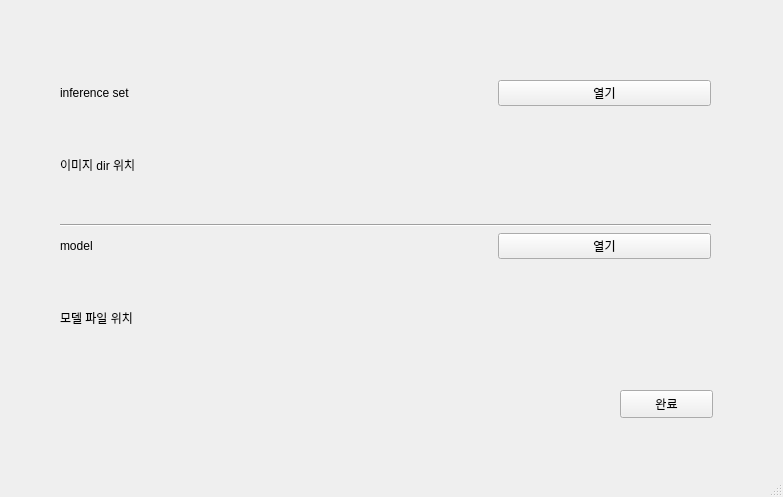
<?xml version="1.0" encoding="UTF-8"?>
<ui version="4.0">
 <class>MainWindow</class>
 <widget class="QMainWindow" name="MainWindow">
  <property name="geometry">
   <rect>
    <x>0</x>
    <y>0</y>
    <width>783</width>
    <height>497</height>
   </rect>
  </property>
  <property name="windowTitle">
   <string>MainWindow</string>
  </property>
  <widget class="QWidget" name="centralwidget">
   <widget class="QPushButton" name="pushButtonInitNext">
    <property name="geometry">
     <rect>
      <x>620</x>
      <y>390</y>
      <width>93</width>
      <height>28</height>
     </rect>
    </property>
    <property name="text">
     <string>완료</string>
    </property>
   </widget>
   <widget class="QWidget" name="verticalLayoutWidget">
    <property name="geometry">
     <rect>
      <x>60</x>
      <y>80</y>
      <width>651</width>
      <height>291</height>
     </rect>
    </property>
    <layout class="QVBoxLayout" name="verticalLayout">
     <item>
      <layout class="QHBoxLayout" name="horizontalLayout">
       <item>
        <widget class="QLabel" name="label">
         <property name="text">
          <string>inference set</string>
         </property>
        </widget>
       </item>
       <item>
        <widget class="QLabel" name="labelTrainCount">
         <property name="text">
          <string/>
         </property>
        </widget>
       </item>
       <item>
        <widget class="QPushButton" name="pushButtonInferenceListDir">
         <property name="text">
          <string>열기</string>
         </property>
        </widget>
       </item>
      </layout>
     </item>
     <item>
      <widget class="QLabel" name="labelInferenceListDir">
       <property name="text">
        <string>이미지 dir 위치</string>
       </property>
      </widget>
     </item>
     <item>
      <widget class="Line" name="line">
       <property name="orientation">
        <enum>Qt::Horizontal</enum>
       </property>
      </widget>
     </item>
     <item>
      <layout class="QHBoxLayout" name="horizontalLayout_2">
       <item>
        <widget class="QLabel" name="labelTestSet">
         <property name="text">
          <string>model</string>
         </property>
        </widget>
       </item>
       <item>
        <widget class="QLabel" name="labelTestCount">
         <property name="text">
          <string/>
         </property>
        </widget>
       </item>
       <item>
        <widget class="QPushButton" name="pushButtonModelDir">
         <property name="text">
          <string>열기</string>
         </property>
        </widget>
       </item>
      </layout>
     </item>
     <item>
      <widget class="QLabel" name="labelModelDir">
       <property name="text">
        <string>모델 파일 위치</string>
       </property>
      </widget>
     </item>
    </layout>
   </widget>
  </widget>
  <widget class="QMenuBar" name="menubar">
   <property name="geometry">
    <rect>
     <x>0</x>
     <y>0</y>
     <width>783</width>
     <height>26</height>
    </rect>
   </property>
  </widget>
  <widget class="QStatusBar" name="statusbar"/>
 </widget>
 <resources/>
 <connections/>
</ui>
